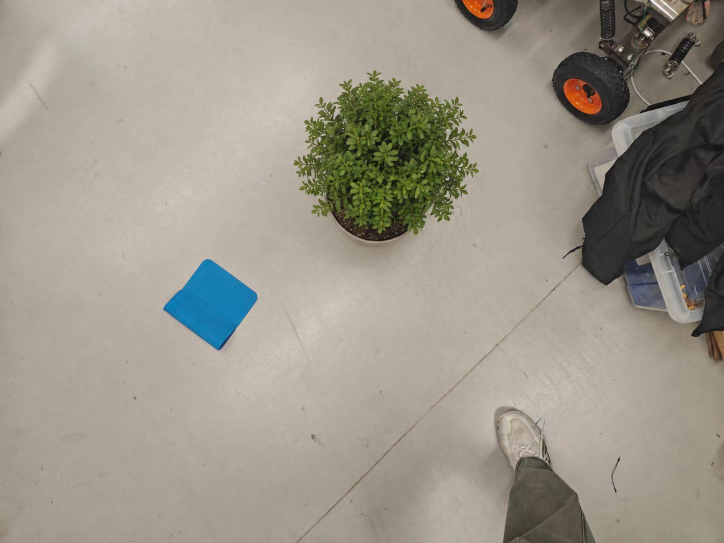
#> input picture RaspberryPi/ImageRecognitionAndSend/image.jpg, 1448 x 1086 px, found by its file name (shown at 1/2 size)
$ python IsOldDontUse_final2.py
#> lines starting #> are read from the running program, lines starting #| are printed output that depends on the picture; after the words box and inside, x2 and y2 are one past the last pixel; in counts of white or black regions, pixels touching at a corner belong together
import cv2
import numpy as np
import os
import sys

# ================== 全局配置 ==================
REAL_BLUE_SIDE_LENGTH = 0.5          # 蓝色正方形在现实中的边长（单位：米）
TARGET_IMAGE_NAME = "image.jpg"      # 待处理的图片文件名
OUTPUT_IMAGE_NAME = "top.jpg"  # 保存结果的文件名

# ================== 工具函数 ==================
def merge_contours(contours, distance_threshold=20):
    """合并距离较近的多个轮廓（用于绿色不规则物体）"""
    if len(contours) <= 1:
        return contours

    merged = []
    contour_info = []
    for cnt in contours:
        M = cv2.moments(cnt)
        if M["m00"] == 0:
            continue
        cx = int(M["m10"] / M["m00"])
        cy = int(M["m01"] / M["m00"])
        area = cv2.contourArea(cnt)
        contour_info.append((cnt, (cx, cy), area))

    contour_info.sort(key=lambda x: x[2], reverse=True)

    while contour_info:
        current_cnt, current_center, current_area = contour_info.pop(0)
        to_merge = [current_cnt]

        i = 0
        while i < len(contour_info):
            cnt, center, area = contour_info[i]
            distance = np.sqrt((current_center[0] - center[0])**2 +
                              (current_center[1] - center[1])**2)
            if distance < distance_threshold:
                to_merge.append(cnt)
                contour_info.pop(i)
            else:
                i += 1

        if len(to_merge) > 1:
            merged_cnt = np.concatenate(to_merge)
            merged.append(merged_cnt)
        else:
            merged.append(current_cnt)

    return merged

# ================== 蓝色正方形检测 ==================
def find_robust_blue_square(image_path):
    """
    鲁棒版蓝色正方形识别（支持任意角度旋转+遮挡+手机拍摄）
    返回: (w, h, box, contour, center) 或 None
        w, h: 旋转矩形的宽和高（像素）
        box: 旋转矩形的四个顶点坐标（用于绘制）
        contour: 原始轮廓
        center: 旋转矩形中心坐标 (cx, cy)
    """
    image = cv2.imread(image_path)
    if image is None:
        print(f"错误：无法读取图片文件 {image_path}")
        return None

    height, width = image.shape[:2]

    # 预处理
    blurred = cv2.bilateralFilter(image, 9, 75, 75)
    hsv = cv2.cvtColor(blurred, cv2.COLOR_BGR2HSV)
    h, s, v = cv2.split(hsv)
    v_eq = cv2.equalizeHist(v)
    hsv_eq = cv2.merge((h, s, v_eq))

    # 蓝色掩码（多段阈值）
    lower_blue1 = np.array([85, 35, 35])
    upper_blue1 = np.array([105, 255, 255])
    lower_blue2 = np.array([100, 40, 40])
    upper_blue2 = np.array([130, 255, 255])
    lower_blue3 = np.array([125, 50, 30])
    upper_blue3 = np.array([145, 255, 200])
    mask1 = cv2.inRange(hsv, lower_blue1, upper_blue1)
    mask2 = cv2.inRange(hsv, lower_blue2, upper_blue2)
    mask3 = cv2.inRange(hsv, lower_blue3, upper_blue3)
    mask = cv2.bitwise_or(cv2.bitwise_or(mask1, mask2), mask3)

    # 形态学操作
    kernel_small = np.ones((3, 3), np.uint8)
    kernel_large = np.ones((7, 7), np.uint8)
    mask = cv2.morphologyEx(mask, cv2.MORPH_OPEN, kernel_small, iterations=1)
    mask = cv2.morphologyEx(mask, cv2.MORPH_CLOSE, kernel_large, iterations=2)
    mask = cv2.dilate(mask, kernel_small, iterations=1)

    # 轮廓筛选
    contours, _ = cv2.findContours(mask, cv2.RETR_EXTERNAL, cv2.CHAIN_APPROX_SIMPLE)
    if not contours:
        print("未检测到任何蓝色区域")
        return None

    contours = sorted(contours, key=cv2.contourArea, reverse=True)[:10]
    best_square = None
    best_score = 0

    for contour in contours:
        area = cv2.contourArea(contour)
        min_area = 0.001 * height * width
        max_area = 0.9 * height * width
        if area < min_area or area > max_area:
            continue

        rect = cv2.minAreaRect(contour)
        (cx, cy), (w, h), angle = rect

        # 统一 w >= h，角度0~90
        if w < h:
            w, h = h, w
            angle = angle + 90
        angle = angle % 90

        rect_area = w * h
        solidity = area / rect_area
        if solidity < 0.4:
            continue

        aspect_ratio = w / h
        if aspect_ratio > 1.6:
            continue

        perimeter = cv2.arcLength(contour, True)
        if perimeter == 0:
            continue
        compactness = (perimeter ** 2) / (4 * np.pi * area)
        if compactness > 2.5:
            continue

        hull = cv2.convexHull(contour)
        hull_area = cv2.contourArea(hull)
        convexity = area / hull_area
        if convexity < 0.55:
            continue

        score = (1 - abs(aspect_ratio - 1) * 0.5) * solidity * convexity
        if score > best_score and score > 0.3:
            best_score = score
            best_square = (w, h, cx, cy, contour, rect)

    if best_square is None:
        print("未检测到符合条件的蓝色正方形")
        return None

    w, h, cx, cy, contour, rect = best_square
    box = cv2.boxPoints(rect)
    box = np.intp(box)  # 确保坐标为整数

    print(f"✅ 成功识别蓝色正方形：宽 {w:.1f} px, 高 {h:.1f} px, 置信度 {best_score:.2f}")
    return (w, h, box, contour, (cx, cy))

# ================== 绿色不规则物体检测 ==================
def find_custom_green_object(image_path):
    """
    检测特定绿色不规则物体，使用最小外接圆包围并测量直径
    返回: (diameter, center, radius, contour) 或 None
        diameter: 外接圆直径（像素）
        center: 圆心坐标 (cx, cy)
        radius: 半径（像素）
        contour: 原始轮廓（合并后的）
    """
    image = cv2.imread(image_path)
    if image is None:
        print(f"错误：无法读取图片文件 {image_path}")
        return None

    height, width = image.shape[:2]

    blurred = cv2.bilateralFilter(image, 9, 75, 75)
    hsv = cv2.cvtColor(blurred, cv2.COLOR_BGR2HSV)

    lower_green = np.array([30, 70, 110])
    upper_green = np.array([90, 185, 225])
    mask = cv2.inRange(hsv, lower_green, upper_green)

    kernel_small = np.ones((3, 3), np.uint8)
    kernel_large = np.ones((9, 9), np.uint8)
    mask = cv2.dilate(mask, kernel_large, iterations=3)
    mask = cv2.erode(mask, kernel_large, iterations=2)
    mask = cv2.morphologyEx(mask, cv2.MORPH_CLOSE, kernel_large, iterations=2)
    mask = cv2.morphologyEx(mask, cv2.MORPH_OPEN, kernel_small, iterations=1)

    contours, _ = cv2.findContours(mask, cv2.RETR_EXTERNAL, cv2.CHAIN_APPROX_SIMPLE)
    if not contours:
        print("未检测到任何绿色区域")
        return None

    contours = merge_contours(contours, distance_threshold=30)
    contours = sorted(contours, key=cv2.contourArea, reverse=True)

    best_object = None
    best_score = 0

    for contour in contours:
        area = cv2.contourArea(contour)
        min_area = 0.004 * height * width
        max_area = 0.95 * height * width
        if area < min_area or area > max_area:
            continue

        (cx, cy), radius = cv2.minEnclosingCircle(contour)
        center = (int(cx), int(cy))
        radius = int(radius)
        diameter = 2 * radius

        circle_area = np.pi * radius ** 2
        solidity = area / circle_area
        if solidity < 0.15:
            continue

        contour_mask = np.zeros(mask.shape, np.uint8)
        cv2.drawContours(contour_mask, [contour], -1, 255, -1)
        green_pixels = cv2.countNonZero(cv2.bitwise_and(mask, contour_mask))
        green_ratio = green_pixels / cv2.countNonZero(contour_mask)
        if green_ratio < 0.4:
            continue

        hull = cv2.convexHull(contour)
        hull_area = cv2.contourArea(hull)
        convexity = area / hull_area
        if convexity < 0.25:
            continue

        score = green_ratio * 0.5 + solidity * 0.3 + convexity * 0.2
        if score > best_score and score > 0.3:
            best_score = score
            best_object = (diameter, center, radius, contour)

    if best_object is None:
        print("未检测到符合条件的绿色物体")
        return None

    diameter, center, radius, contour = best_object
    print(f"✅ 成功检测绿色物体：外接圆直径 {diameter} px, 置信度 {best_score:.2f}")
    return best_object

# ================== 主流程 ==================
def main():
    print("🔷 蓝色正方形 + 绿色物体 联合测量程序（自动模式）")
    print("=" * 50)
    print(f"已知蓝色正方形真实边长：{REAL_BLUE_SIDE_LENGTH} 米")
    print(f"待处理图片：{TARGET_IMAGE_NAME}")
    print(f"结果图片将保存为：{OUTPUT_IMAGE_NAME}")
    print("=" * 50)

    # 检查目标图片是否存在
    if not os.path.exists(TARGET_IMAGE_NAME):
        print(f"❌ 错误：当前目录下未找到文件 '{TARGET_IMAGE_NAME}'")
        sys.exit(1)

    # 1. 检测蓝色正方形，获取像素尺寸及绘制信息
    blue_info = find_robust_blue_square(TARGET_IMAGE_NAME)
#> in find_robust_blue_square, image is the input picture: shape (1086, 1448, 3); mean B, G, R 137.6, 149.4, 155.9
#> in find_robust_blue_square, `hsv = cv2.cvtColor(blurred, cv2.COLOR_BGR2HSV)`: hsv: shape (1086, 1448, 3); mean H, S, V 20, 38.8, 158.3
#> in find_robust_blue_square, `h, s, v = cv2.split(hsv)`:
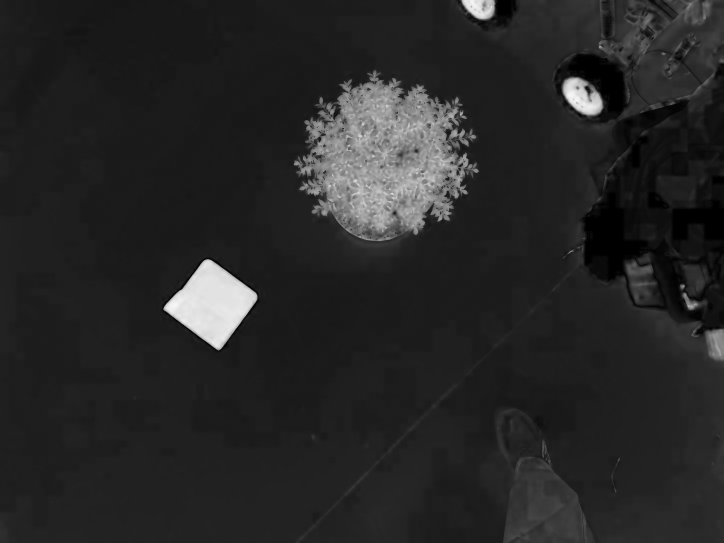
#> s: shape (1086, 1448) (shown at 1/2 size); min 0, max 246, mean 38.8
#> in find_robust_blue_square, `h, s, v = cv2.split(hsv)`:
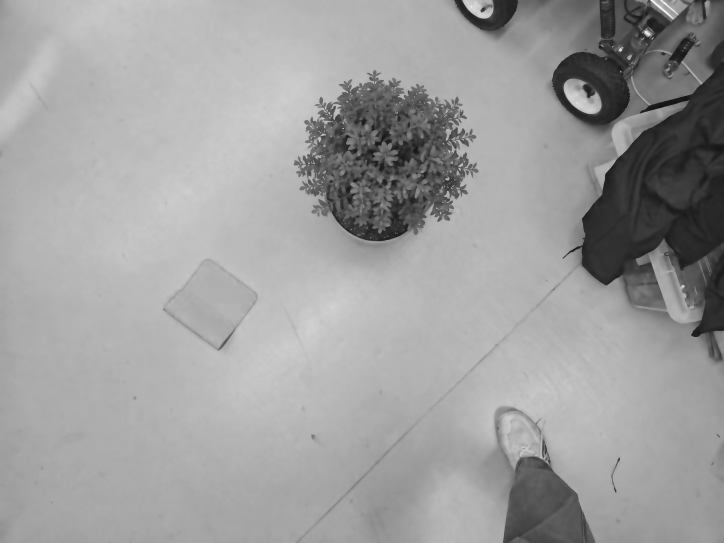
#> v: shape (1086, 1448) (shown at 1/2 size); min 18, max 248, mean 158.3
#> in find_robust_blue_square, `v_eq = cv2.equalizeHist(v)`:
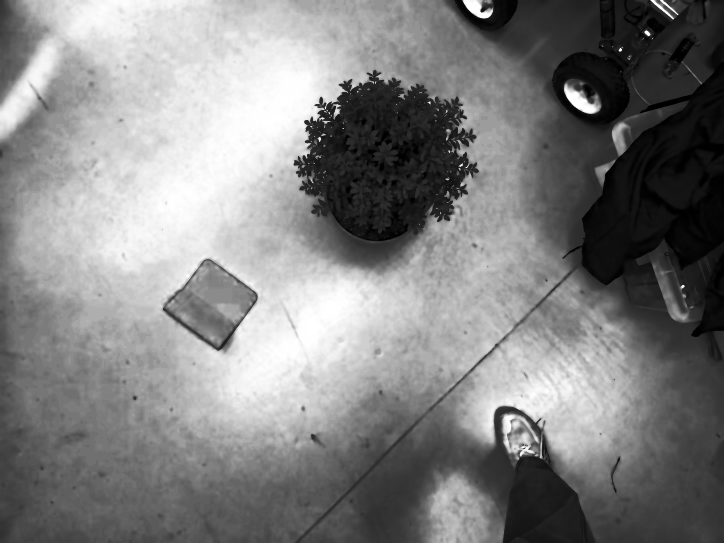
#> v_eq: shape (1086, 1448) (shown at 1/2 size); min 0, max 255, mean 129.6
#> in find_robust_blue_square, `hsv_eq = cv2.merge((h, s, v_eq))`: hsv_eq: shape (1086, 1448, 3); mean H, S, V 20, 38.8, 129.6
#> in find_robust_blue_square, `mask1 = cv2.inRange(hsv, lower_blue1, upper_blue1)`:
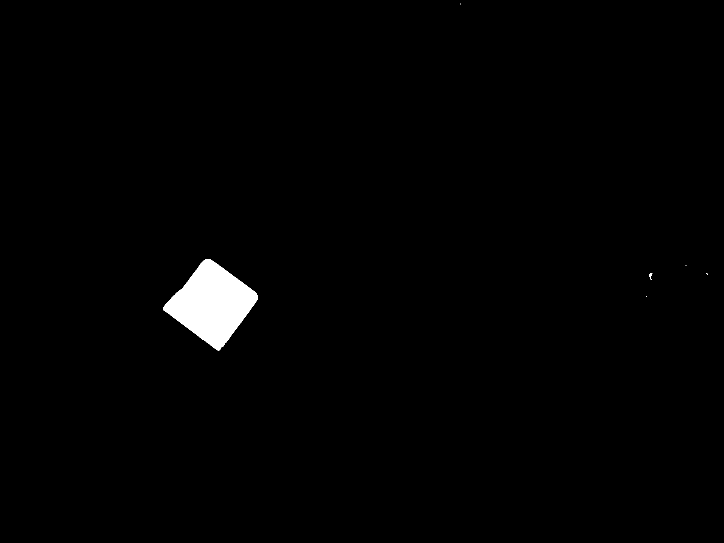
#> mask1: shape (1086, 1448) (shown at 1/2 size); 1.2% white; 6 white regions (4 under 20 px), largest, box (x1, y1, x2, y2) and area: (326, 518, 515, 701) 18836, (1298, 547, 1305, 560) 39
#> in find_robust_blue_square, `mask2 = cv2.inRange(hsv, lower_blue2, upper_blue2)`: mask2: shape (1086, 1448); 1.4% white; 13 white regions (9 under 20 px), largest, box (x1, y1, x2, y2) and area: (326, 519, 515, 701) 16507, (1250, 520, 1314, 609) 3471, (1367, 530, 1411, 590) 1624, (1405, 537, 1416, 562) 115
#> in find_robust_blue_square, `mask3 = cv2.inRange(hsv, lower_blue3, upper_blue3)`: mask3: shape (1086, 1448); every value is 0
#> in find_robust_blue_square, `mask = cv2.bitwise_or(cv2.bitwise_or(mask1, mask2), mask3)`: mask: shape (1086, 1448); 1.5% white; 7 white regions (3 under 20 px), largest, box (x1, y1, x2, y2) and area: (326, 518, 515, 701) 18860, (1250, 520, 1314, 609) 3494, (1367, 530, 1411, 590) 1626, (1405, 537, 1416, 562) 120
#> in find_robust_blue_square, `mask = cv2.morphologyEx(mask, cv2.MORPH_OPEN, kernel_small, iterations..`: mask: shape (1086, 1448); 1.5% white; 4 white regions, box (x1, y1, x2, y2) and area: (327, 518, 515, 701) 18858, (1250, 521, 1313, 608) 3456, (1368, 531, 1410, 589) 1571, (1406, 537, 1415, 561) 105
#> in find_robust_blue_square, `mask = cv2.morphologyEx(mask, cv2.MORPH_CLOSE, kernel_large, iteration..`: mask: shape (1086, 1448); 1.5% white; 3 white regions, box (x1, y1, x2, y2) and area: (327, 518, 515, 701) 18858, (1250, 521, 1313, 608) 3604, (1368, 531, 1415, 589) 1817
#> in find_robust_blue_square, `mask = cv2.dilate(mask, kernel_small, iterations=1)`: mask: shape (1086, 1448); 1.6% white; 3 white regions
#> in find_robust_blue_square, `contours, _ = cv2.findContours(mask, cv2.RETR_EXTERNAL, cv2.CHAIN_APPR..`: contours = 3 contours; box (x1, y1, x2, y2) and area: (326, 517, 516, 702) 19380, (1249, 520, 1314, 609) 3790, (1367, 530, 1416, 590) 1942
#> the loop in find_robust_blue_square, `for contour in contours:` made 3 passes
#> (area, rect, cx, cy, w, h, angle, rect_area) on pass 1: (19380.5, ((422.5, 604.9), (142, 145.4), -53.13), 422.5, 604.9, 145.4, 142, 36.87, 20646.8)
#> (area, rect, cx, cy, w, h, angle, rect_area) on pass 3: (1941.5, ((1393.4, 557.1), (43.93, 61.58), -11.31), 1393.4, 557.1, 61.58, 43.93, 78.69, 2705.2)
#> after the loop in find_robust_blue_square, `for contour in contours:`: best_score = 0.907; best_square = 6 items
#> in find_robust_blue_square, `w, h, cx, cy, contour, rect = best_square`: w = 145.4; h = 142; cx = 422.5; cy = 604.9; contour = contour of 227 points, box (x1, y1, x2, y2) (326, 517, 516, 702), area 19380; rect = ((422.5, 604.9), (142, 145.4), -53.13)
#> in find_robust_blue_square, `box = cv2.boxPoints(rect)`: box = [[438, 705.3], [321.7, 618], [406.9, 504.4], [523.2, 591.7]]
#> in find_robust_blue_square, `box = np.intp(box)`: box = [[438, 705], [321, 618], [406, 504], [523, 591]]
#| ✅ 成功识别蓝色正方形：宽 145.4 px, 高 142.0 px, 置信度 0.91
#> blue_info = 5 items, first 5: 145.4, 142, [[438, 705], [321, 618], [406, 504], [523, 591]], contour of 227 points, box (x1, y1, x2, y2) (326, 517, 516, 702), area 19380, (422.5, 604.9)
    if blue_info is None:
        print("❌ 未能检测到蓝色正方形，程序退出。")
        sys.exit(1)

    w, h, blue_box, blue_contour, blue_center = blue_info
#> w = 145.4; h = 142; blue_box = [[438, 705], [321, 618], [406, 504], [523, 591]]; blue_contour has the same summary as contour in find_robust_blue_square; blue_center = (422.5, 604.9)
    pixel_side = (w + h) / 2
#> pixel_side = 143.7
    print(f"蓝色正方形像素边长（估算）：{pixel_side:.1f} 像素")
#| 蓝色正方形像素边长（估算）：143.7 像素

    # 2. 计算比例尺（米/像素）
    scale = REAL_BLUE_SIDE_LENGTH / pixel_side
#> scale = 0.00348
    print(f"比例尺：1 像素 = {scale:.6f} 米")
#| 比例尺：1 像素 = 0.003479 米

    # 3. 检测绿色物体
    green_info = find_custom_green_object(TARGET_IMAGE_NAME)
#> in find_custom_green_object, `mask = cv2.inRange(hsv, lower_green, upper_green)`: mask: shape (1086, 1448); 0.66% white; 649 white regions (540 under 20 px), largest, box (x1, y1, x2, y2) and area: (690, 245, 717, 280) 336, (830, 370, 860, 397) 278, (759, 283, 784, 304) 261
#> in find_custom_green_object, `mask = cv2.dilate(mask, kernel_large, iterations=3)`: mask: shape (1086, 1448); 6.1% white; 1 white region, box (x1, y1, x2, y2) and area: (575, 133, 969, 482) 95895
#> in find_custom_green_object, `mask = cv2.erode(mask, kernel_large, iterations=2)`:
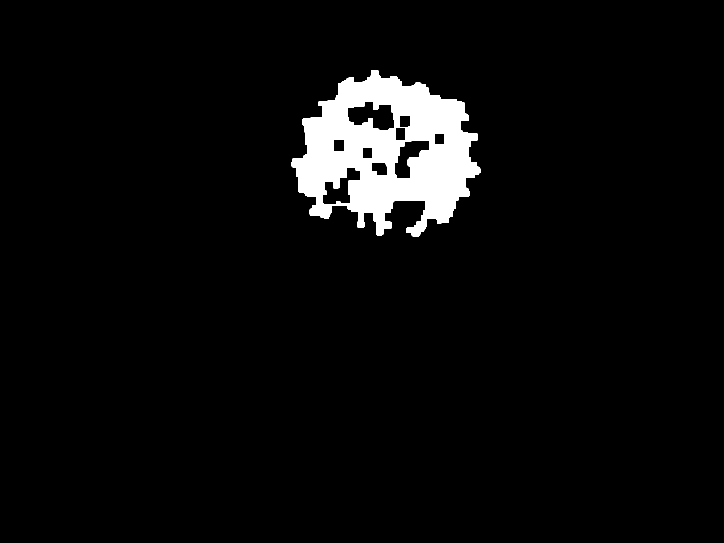
#> mask: shape (1086, 1448) (shown at 1/2 size); 4.5% white; 1 white region, box (x1, y1, x2, y2) and area: (583, 141, 961, 474) 70044
#> in find_custom_green_object, `mask = cv2.morphologyEx(mask, cv2.MORPH_OPEN, kernel_small, iterations..`: mask: shape (1086, 1448); 4.5% white; 1 white region
#> in find_custom_green_object, `contours, _ = cv2.findContours(mask, cv2.RETR_EXTERNAL, cv2.CHAIN_APPR..`: contours = 1 contour; box (x1, y1, x2, y2) and area: (583, 141, 961, 474) 80902
#> the loop in find_custom_green_object, `for contour in contours:` made 1 pass
#> (area, min_area, max_area, cx, cy, radius, center, diameter) on pass 1: (80901.5, 6290.1, 1493901.6, 773.1, 316.2, 190, (773, 316), 380)
#> after the loop in find_custom_green_object, `for contour in contours:`:
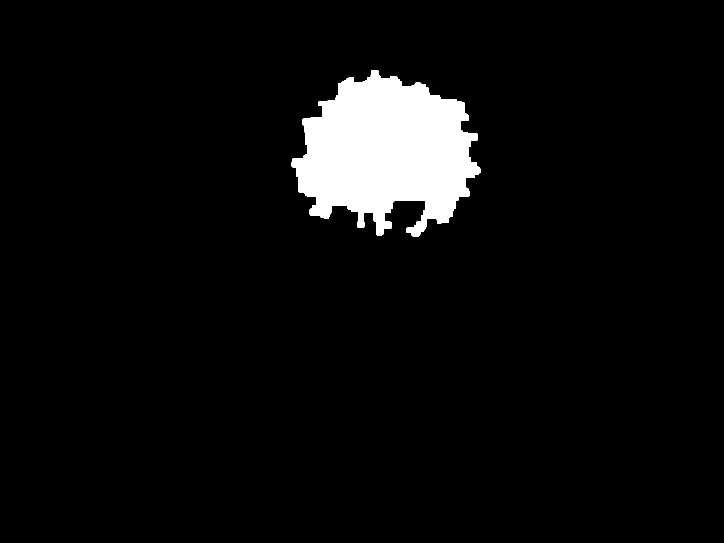
#> contour_mask: shape (1086, 1448) (shown at 1/2 size); 5.2% white; 1 white region, box (x1, y1, x2, y2) and area: (583, 141, 961, 474) 81801
#> after the loop in find_custom_green_object, `for contour in contours:`: best_object = 4 items, first 4: 380, (773, 316), 190, contour of 406 points, box (x1, y1, x2, y2) (583, 141, 961, 474), area 80902; best_score = 0.808
#> in find_custom_green_object, `diameter, center, radius, contour = best_object`: contour = contour of 406 points, box (x1, y1, x2, y2) (583, 141, 961, 474), area 80902
#| ✅ 成功检测绿色物体：外接圆直径 380 px, 置信度 0.81
#> green_info has the same summary as best_object in find_custom_green_object
    if green_info is None:
        print("❌ 未能检测到绿色物体，无法计算真实直径。")
        sys.exit(1)

    green_diameter, green_center, green_radius, green_contour = green_info
#> green_diameter = 380; green_center = (773, 316); green_radius = 190; green_contour has the same summary as contour in find_custom_green_object

    # 4. 计算真实直径
    real_diameter = green_diameter * scale
#> real_diameter = 1.32
    print(f"\n🎯 绿色物体的真实直径：{real_diameter:.4f} 米 ({real_diameter*100:.2f} 厘米)")
#| 🎯 绿色物体的真实直径：1.3222 米 (132.22 厘米)

    # 5. 绘制检测结果并保存
    img = cv2.imread(TARGET_IMAGE_NAME)
    if img is None:
        print("❌ 无法读取图片用于绘制，但测量已完成。")
        sys.exit(1)

    # 绘制蓝色正方形
    cv2.drawContours(img, [blue_box], 0, (255, 0, 0), 3)          # 蓝色旋转矩形边框
    cv2.drawContours(img, [blue_contour], -1, (255, 255, 0), 1)  # 青色原始轮廓
#> img: shape (1086, 1448, 3); mean B, G, R 137.8, 149.1, 155.6
    cv2.circle(img, (int(blue_center[0]), int(blue_center[1])), 5, (0, 0, 255), -1)  # 红色中心点
#> img: shape (1086, 1448, 3); mean B, G, R 137.8, 149.1, 155.6

    # 绘制绿色物体
    cv2.circle(img, green_center, green_radius, (0, 255, 0), 3)        # 绿色外接圆
    cv2.drawContours(img, [green_contour], -1, (0, 255, 255), 1)      # 黄色轮廓
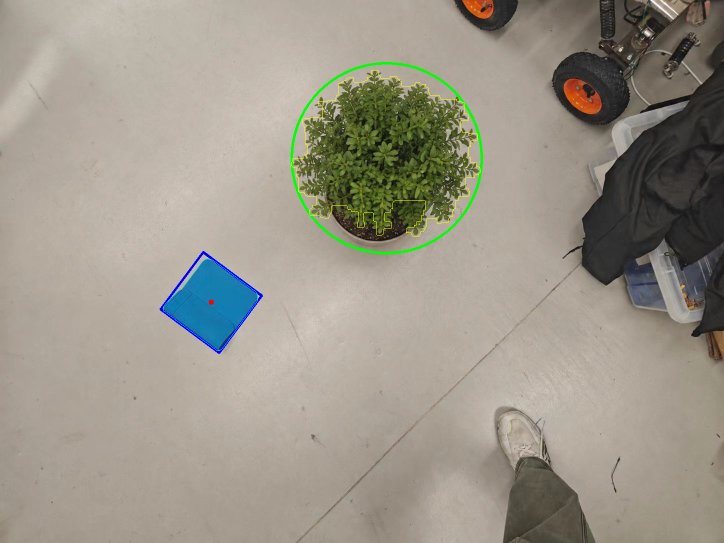
#> img: shape (1086, 1448, 3) (shown at 1/2 size); mean B, G, R 137.1, 149.6, 155.1
    cv2.circle(img, green_center, 5, (255, 0, 0), -1)                 # 蓝色圆心
#> img: shape (1086, 1448, 3); 0.01% of pixels changed, all inside (x1, y1, x2, y2) = (768, 311, 779, 322)

    # 保存结果
    success = cv2.imwrite(OUTPUT_IMAGE_NAME, img)
    if success:
        print(f"✅ 检测结果图片已保存为：{OUTPUT_IMAGE_NAME}")
    else:
        print(f"❌ 保存图片 {OUTPUT_IMAGE_NAME} 失败，请检查权限或路径。")

    print("=" * 50)

if __name__ == "__main__":
    main()
